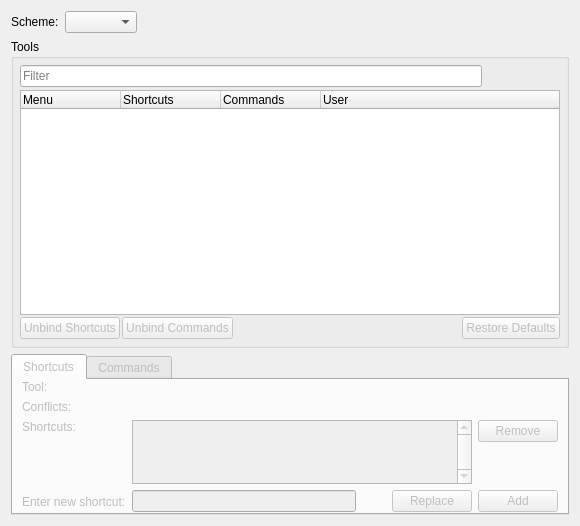
<?xml version="1.0" encoding="UTF-8"?>
<ui version="4.0">
 <class>Shortcuts</class>
 <widget class="QWidget" name="Shortcuts">
  <property name="geometry">
   <rect>
    <x>0</x>
    <y>0</y>
    <width>580</width>
    <height>526</height>
   </rect>
  </property>
  <property name="windowTitle">
   <string notr="true"/>
  </property>
  <layout class="QVBoxLayout" name="verticalLayout" stretch="0,1,0">
   <item>
    <layout class="QHBoxLayout" name="horizontalLayout_3">
     <item>
      <widget class="QLabel" name="label_4">
       <property name="text">
        <string>Scheme:</string>
       </property>
      </widget>
     </item>
     <item>
      <widget class="QComboBox" name="Scheme">
       <property name="toolTip">
        <string>Choose Scheme for Shortcuts and Commands</string>
       </property>
       <property name="RequiresRestart" stdset="0">
        <bool>true</bool>
       </property>
      </widget>
     </item>
     <item>
      <spacer name="horizontalSpacer">
       <property name="orientation">
        <enum>Qt::Horizontal</enum>
       </property>
       <property name="sizeHint" stdset="0">
        <size>
         <width>40</width>
         <height>20</height>
        </size>
       </property>
      </spacer>
     </item>
    </layout>
   </item>
   <item>
    <widget class="QGroupBox" name="groupBox">
     <property name="sizePolicy">
      <sizepolicy hsizetype="Preferred" vsizetype="MinimumExpanding">
       <horstretch>0</horstretch>
       <verstretch>0</verstretch>
      </sizepolicy>
     </property>
     <property name="title">
      <string>Tools</string>
     </property>
     <layout class="QVBoxLayout" name="verticalLayout_2">
      <property name="spacing">
       <number>2</number>
      </property>
      <property name="margin">
       <number>6</number>
      </property>
      <item>
       <layout class="QHBoxLayout" name="horizontalLayout">
        <item>
         <widget class="QLineEdit" name="Filter">
          <property name="placeholderText">
           <string>Filter</string>
          </property>
          <property name="SaveContents" stdset="0">
           <bool>false</bool>
          </property>
         </widget>
        </item>
        <item>
         <widget class="QToolButton" name="ClearFilter">
          <property name="text">
           <string notr="true"/>
          </property>
          <property name="icon">
           <iconset>
            <normaloff>Clear.svg</normaloff>Clear.svg</iconset>
          </property>
          <property name="autoRaise">
           <bool>true</bool>
          </property>
         </widget>
        </item>
        <item>
         <widget class="QToolButton" name="Expand">
          <property name="toolTip">
           <string>Expand All</string>
          </property>
          <property name="text">
           <string notr="true"/>
          </property>
          <property name="icon">
           <iconset>
            <normaloff>../../Edit/Expand.svg</normaloff>../../Edit/Expand.svg</iconset>
          </property>
          <property name="autoRaise">
           <bool>true</bool>
          </property>
         </widget>
        </item>
        <item>
         <widget class="QToolButton" name="Collapse">
          <property name="toolTip">
           <string>Collapse All</string>
          </property>
          <property name="text">
           <string notr="true"/>
          </property>
          <property name="icon">
           <iconset>
            <normaloff>../../Edit/Collapse.svg</normaloff>../../Edit/Collapse.svg</iconset>
          </property>
          <property name="autoRaise">
           <bool>true</bool>
          </property>
         </widget>
        </item>
       </layout>
      </item>
      <item>
       <widget class="QTreeWidget" name="ShortcutTree">
        <property name="sizePolicy">
         <sizepolicy hsizetype="Expanding" vsizetype="Expanding">
          <horstretch>0</horstretch>
          <verstretch>0</verstretch>
         </sizepolicy>
        </property>
        <property name="minimumSize">
         <size>
          <width>0</width>
          <height>100</height>
         </size>
        </property>
        <property name="alternatingRowColors">
         <bool>true</bool>
        </property>
        <property name="columnCount">
         <number>4</number>
        </property>
        <property name="SaveContents" stdset="0">
         <bool>false</bool>
        </property>
        <property name="hasOwnReset" stdset="0">
         <bool>true</bool>
        </property>
        <attribute name="headerStretchLastSection">
         <bool>true</bool>
        </attribute>
        <column>
         <property name="text">
          <string>Menu</string>
         </property>
        </column>
        <column>
         <property name="text">
          <string>Shortcuts</string>
         </property>
        </column>
        <column>
         <property name="text">
          <string>Commands</string>
         </property>
        </column>
        <column>
         <property name="text">
          <string>User</string>
         </property>
        </column>
       </widget>
      </item>
      <item>
       <layout class="QHBoxLayout" name="horizontalLayout_4">
        <item>
         <widget class="QPushButton" name="UnbindShortcuts">
          <property name="enabled">
           <bool>false</bool>
          </property>
          <property name="toolTip">
           <string>Unbind All Shortcuts of Selected Tool</string>
          </property>
          <property name="text">
           <string>Unbind Shortcuts</string>
          </property>
          <property name="icon">
           <iconset>
            <normaloff>Delete.svg</normaloff>Delete.svg</iconset>
          </property>
         </widget>
        </item>
        <item>
         <widget class="QPushButton" name="UnbindCommands">
          <property name="enabled">
           <bool>false</bool>
          </property>
          <property name="toolTip">
           <string>Unbind All Commands of Selected Tool</string>
          </property>
          <property name="text">
           <string>Unbind Commands</string>
          </property>
          <property name="icon">
           <iconset>
            <normaloff>Delete.svg</normaloff>Delete.svg</iconset>
          </property>
         </widget>
        </item>
        <item>
         <spacer name="horizontalSpacer_2">
          <property name="orientation">
           <enum>Qt::Horizontal</enum>
          </property>
          <property name="sizeHint" stdset="0">
           <size>
            <width>40</width>
            <height>20</height>
           </size>
          </property>
         </spacer>
        </item>
        <item>
         <widget class="QPushButton" name="RestoreMenuItem">
          <property name="enabled">
           <bool>false</bool>
          </property>
          <property name="toolTip">
           <string>Restore Defaults from Scheme or Tool</string>
          </property>
          <property name="text">
           <string>Restore Defaults</string>
          </property>
          <property name="icon">
           <iconset>
            <normaloff>../../ResetToDefaults.svg</normaloff>../../ResetToDefaults.svg</iconset>
          </property>
         </widget>
        </item>
       </layout>
      </item>
     </layout>
    </widget>
   </item>
   <item>
    <widget class="QTabWidget" name="TabWidget">
     <property name="enabled">
      <bool>false</bool>
     </property>
     <property name="minimumSize">
      <size>
       <width>10</width>
       <height>0</height>
      </size>
     </property>
     <property name="currentIndex">
      <number>0</number>
     </property>
     <widget class="QWidget" name="tab">
      <attribute name="title">
       <string>Shortcuts</string>
      </attribute>
      <layout class="QGridLayout" name="gridLayout" rowstretch="0,0,1,0">
       <property name="topMargin">
        <number>0</number>
       </property>
       <property name="bottomMargin">
        <number>0</number>
       </property>
       <item row="0" column="0">
        <widget class="QLabel" name="label_6">
         <property name="text">
          <string>Tool:</string>
         </property>
        </widget>
       </item>
       <item row="1" column="0">
        <widget class="QLabel" name="label_9">
         <property name="text">
          <string>Conflicts:</string>
         </property>
        </widget>
       </item>
       <item row="2" column="0">
        <widget class="QLabel" name="label">
         <property name="sizePolicy">
          <sizepolicy hsizetype="Preferred" vsizetype="Ignored">
           <horstretch>0</horstretch>
           <verstretch>0</verstretch>
          </sizepolicy>
         </property>
         <property name="text">
          <string>Shortcuts:</string>
         </property>
         <property name="alignment">
          <set>Qt::AlignLeading|Qt::AlignLeft|Qt::AlignTop</set>
         </property>
        </widget>
       </item>
       <item row="2" column="1">
        <layout class="QHBoxLayout" name="horizontalLayout_5">
         <item>
          <widget class="QListWidget" name="ShortcutList">
           <property name="sizePolicy">
            <sizepolicy hsizetype="Expanding" vsizetype="Ignored">
             <horstretch>0</horstretch>
             <verstretch>20</verstretch>
            </sizepolicy>
           </property>
           <property name="minimumSize">
            <size>
             <width>0</width>
             <height>20</height>
            </size>
           </property>
           <property name="verticalScrollBarPolicy">
            <enum>Qt::ScrollBarAlwaysOn</enum>
           </property>
           <property name="horizontalScrollBarPolicy">
            <enum>Qt::ScrollBarAlwaysOff</enum>
           </property>
           <property name="SaveContents" stdset="0">
            <bool>false</bool>
           </property>
          </widget>
         </item>
         <item>
          <layout class="QVBoxLayout" name="verticalLayout_3">
           <item>
            <widget class="QPushButton" name="ScRemove">
             <property name="text">
              <string>Remove</string>
             </property>
            </widget>
           </item>
           <item>
            <spacer name="verticalSpacer_2">
             <property name="orientation">
              <enum>Qt::Vertical</enum>
             </property>
             <property name="sizeHint" stdset="0">
              <size>
               <width>20</width>
               <height>10</height>
              </size>
             </property>
            </spacer>
           </item>
          </layout>
         </item>
        </layout>
       </item>
       <item row="3" column="0">
        <widget class="QLabel" name="label_8">
         <property name="text">
          <string>Enter new shortcut:</string>
         </property>
        </widget>
       </item>
       <item row="3" column="1">
        <layout class="QHBoxLayout" name="horizontalLayout_6">
         <property name="spacing">
          <number>-1</number>
         </property>
         <item>
          <widget class="RShortcutLineEdit" name="ShortcutLineEdit">
           <property name="SaveContents" stdset="0">
            <bool>false</bool>
           </property>
          </widget>
         </item>
         <item>
          <widget class="QToolButton" name="ScClear">
           <property name="text">
            <string notr="true"/>
           </property>
           <property name="icon">
            <iconset>
             <normaloff>Clear.svg</normaloff>Clear.svg</iconset>
           </property>
           <property name="autoRaise">
            <bool>true</bool>
           </property>
          </widget>
         </item>
         <item>
          <widget class="QPushButton" name="ScReplace">
           <property name="text">
            <string>Replace</string>
           </property>
          </widget>
         </item>
         <item>
          <widget class="QPushButton" name="ScAdd">
           <property name="text">
            <string>Add</string>
           </property>
          </widget>
         </item>
        </layout>
       </item>
       <item row="1" column="1">
        <widget class="QLabel" name="ScConflictsLabel">
         <property name="text">
          <string/>
         </property>
        </widget>
       </item>
       <item row="0" column="1">
        <widget class="QLabel" name="ScMenuItemLabel">
         <property name="text">
          <string/>
         </property>
        </widget>
       </item>
      </layout>
     </widget>
     <widget class="QWidget" name="tab_2">
      <attribute name="title">
       <string>Commands</string>
      </attribute>
      <layout class="QGridLayout" name="gridLayout_2" rowstretch="0,0,1">
       <property name="bottomMargin">
        <number>12</number>
       </property>
       <item row="0" column="0">
        <widget class="QLabel" name="label_11">
         <property name="text">
          <string>Tool:</string>
         </property>
        </widget>
       </item>
       <item row="0" column="1">
        <widget class="QLabel" name="CmdMenuItemLabel">
         <property name="text">
          <string/>
         </property>
        </widget>
       </item>
       <item row="1" column="0">
        <widget class="QLabel" name="label_10">
         <property name="text">
          <string>Conflicts:</string>
         </property>
        </widget>
       </item>
       <item row="1" column="1">
        <widget class="QLabel" name="CmdConflictsLabel">
         <property name="text">
          <string/>
         </property>
        </widget>
       </item>
       <item row="2" column="0">
        <widget class="QLabel" name="label_12">
         <property name="text">
          <string>Commands:</string>
         </property>
         <property name="alignment">
          <set>Qt::AlignLeading|Qt::AlignLeft|Qt::AlignTop</set>
         </property>
        </widget>
       </item>
       <item row="2" column="1">
        <layout class="QHBoxLayout" name="horizontalLayout_7">
         <item>
          <widget class="QListView" name="CommandList">
           <property name="sizePolicy">
            <sizepolicy hsizetype="Expanding" vsizetype="Ignored">
             <horstretch>0</horstretch>
             <verstretch>0</verstretch>
            </sizepolicy>
           </property>
           <property name="verticalScrollBarPolicy">
            <enum>Qt::ScrollBarAlwaysOn</enum>
           </property>
           <property name="horizontalScrollBarPolicy">
            <enum>Qt::ScrollBarAlwaysOff</enum>
           </property>
           <property name="SaveContents" stdset="0">
            <bool>false</bool>
           </property>
          </widget>
         </item>
         <item>
          <layout class="QVBoxLayout" name="verticalLayout_4">
           <property name="spacing">
            <number>2</number>
           </property>
           <item>
            <widget class="QPushButton" name="CmdAdd">
             <property name="text">
              <string>Add</string>
             </property>
            </widget>
           </item>
           <item>
            <widget class="QPushButton" name="CmdRemove">
             <property name="text">
              <string>Remove</string>
             </property>
            </widget>
           </item>
           <item>
            <widget class="QPushButton" name="CmdEdit">
             <property name="text">
              <string>Edit</string>
             </property>
            </widget>
           </item>
          </layout>
         </item>
        </layout>
       </item>
      </layout>
     </widget>
    </widget>
   </item>
  </layout>
 </widget>
 <customwidgets>
  <customwidget>
   <class>RShortcutLineEdit</class>
   <extends>QLineEdit</extends>
   <header>RShortcutLineEdit.h</header>
  </customwidget>
 </customwidgets>
 <resources/>
 <connections>
  <connection>
   <sender>ClearFilter</sender>
   <signal>clicked()</signal>
   <receiver>Filter</receiver>
   <slot>clear()</slot>
   <hints>
    <hint type="sourcelabel">
     <x>586</x>
     <y>69</y>
    </hint>
    <hint type="destinationlabel">
     <x>289</x>
     <y>69</y>
    </hint>
   </hints>
  </connection>
 </connections>
</ui>
